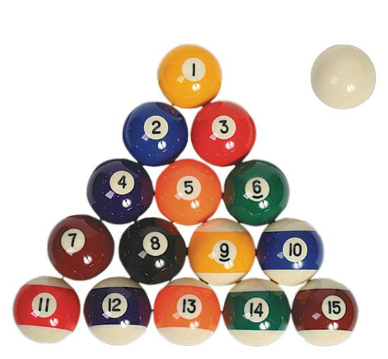
#> input picture 22.12.06_openCV/images/Billiards.png, 388 x 359 px
$ python opencv27_masking_dilation.py
#> lines starting #> are read from the running program, lines starting #| are printed output that depends on the picture; after the words box and inside, x2 and y2 are one past the last pixel; in counts of white or black regions, pixels touching at a corner belong together
import cv2
import numpy as np
from utils import image_show
import matplotlib.pyplot as plt

img_gray = cv2.imread('./images/Billiards.png', cv2.IMREAD_GRAYSCALE)
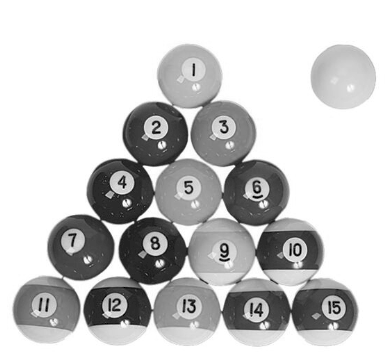
#> img_gray: shape (359, 388); min 0, max 255, mean 202.7
_, mask = cv2.threshold(img_gray, 230, 255, cv2.THRESH_BINARY_INV)
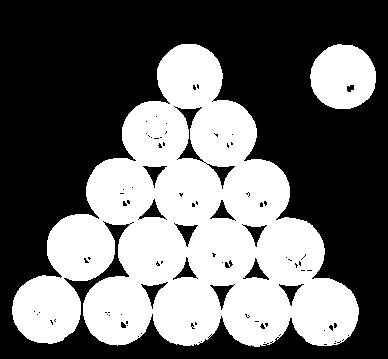
#> mask: shape (359, 388); 41.4% white; 2 white regions, box (x1, y1, x2, y2) and area: (12, 44, 359, 347) 54277, (310, 44, 376, 109) 3343

# 3X3 Kernels
kernel = np.ones((5,5), np.uint8) # uint8 부호 없는 정수
# 결과값
# [[1 1 1]
#  [1 1 1]
#  [1 1 1]]

dilation = cv2.dilate(mask, kernel)
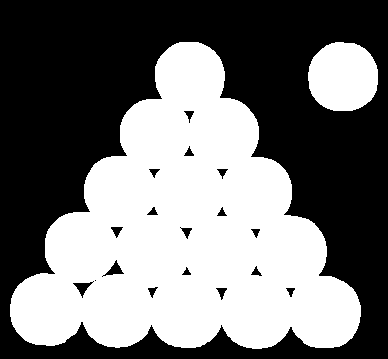
#> dilation: shape (359, 388); 46.4% white; 2 white regions, box (x1, y1, x2, y2) and area: (10, 42, 361, 349) 60759, (308, 42, 378, 111) 3921
titles = ['image','mask','dilation']
images = [img_gray,mask,dilation]

for i in range(3):
    plt.subplot(1,3,i+1)
    plt.title(titles[i])
    plt.imshow(images[i], 'gray')
    plt.xticks([])
    plt.yticks([])
plt.show()
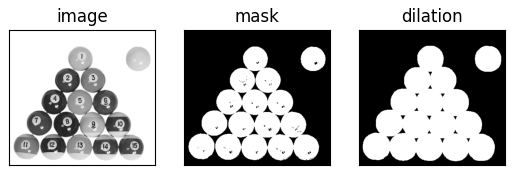
#> figure drawn by matplotlib, 3 panels

$ run again, with 22.12.06_openCV/images/capybara.png copied over 22.12.06_openCV/images/Billiards.png
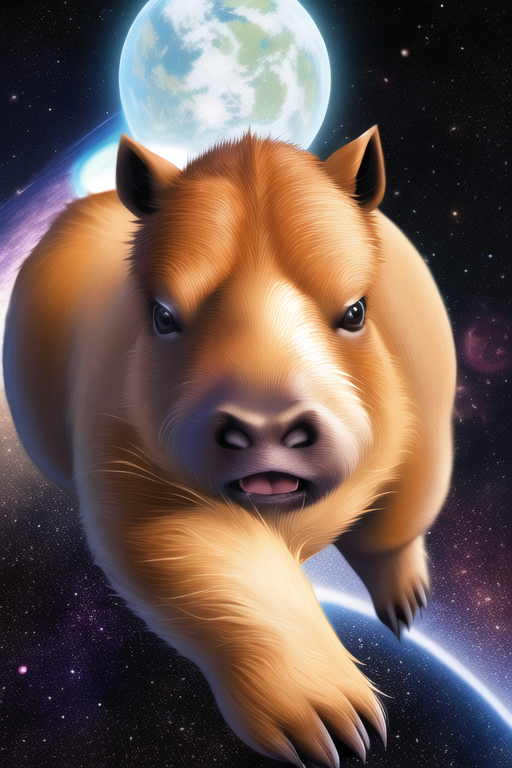
#> input picture 22.12.06_openCV/images/capybara.png, 512 x 768 px
#> `_, mask = cv2.threshold(img_gray, 230, 255, cv2.THRESH_BINARY_INV)`:
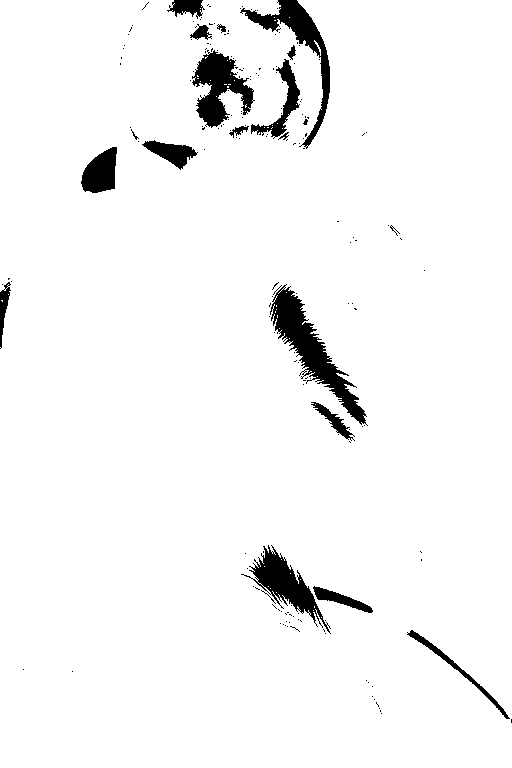
#> mask: shape (768, 512); 95.8% white; 184 black regions (165 under 20 px), largest, box (x1, y1, x2, y2) and area: (270, 284, 368, 426) 3489, (192, 50, 255, 128) 2371, (240, 0, 330, 149) 2341
#> dilation: shape (768, 512); 98% white; 31 black regions (14 under 20 px), largest, box (x1, y1, x2, y2) and area: (277, 293, 362, 420) 1962, (257, 555, 313, 608) 1188, (198, 55, 232, 124) 1178
#> `plt.show()`:
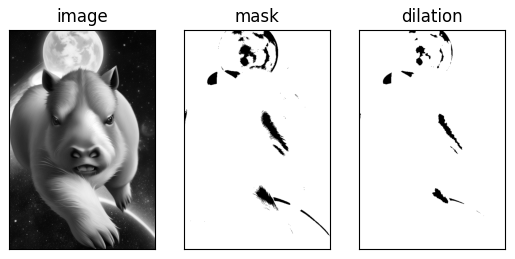
#> figure drawn by matplotlib, 3 panels

$ run again, with 22.12.06_openCV/images/test01.png copied over 22.12.06_openCV/images/Billiards.png
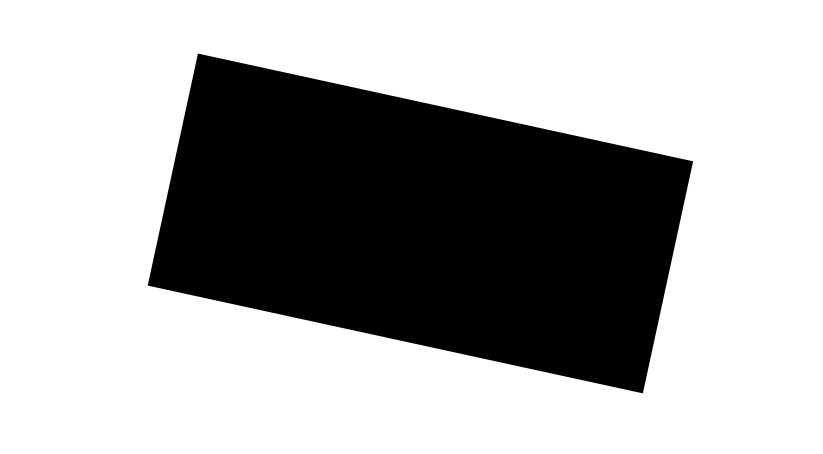
#> input picture 22.12.06_openCV/images/test01.png, 823 x 454 px
#> img_gray is the input picture: shape (454, 823); min 0, max 255, mean 172.9
#> `_, mask = cv2.threshold(img_gray, 230, 255, cv2.THRESH_BINARY_INV)`:
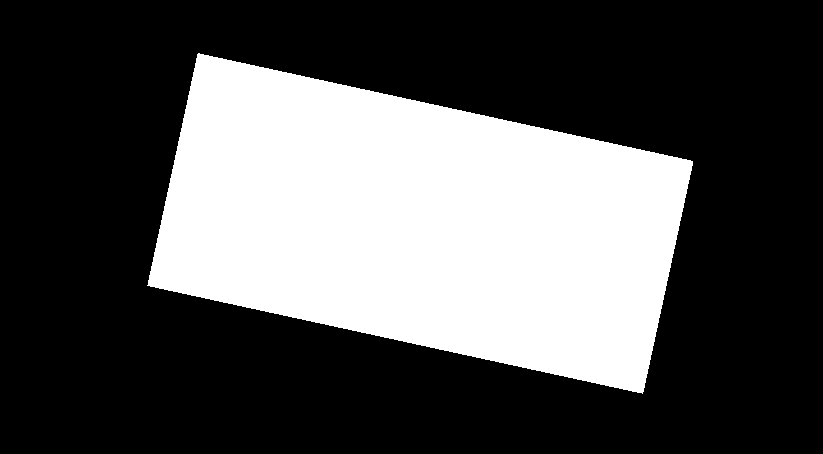
#> mask: shape (454, 823); 32.4% white; 1 white region, box (x1, y1, x2, y2) and area: (147, 53, 693, 394) 120913
#> dilation: shape (454, 823); 33.3% white; 1 white region, box (x1, y1, x2, y2) and area: (145, 51, 695, 396) 124477
#> `plt.show()`:
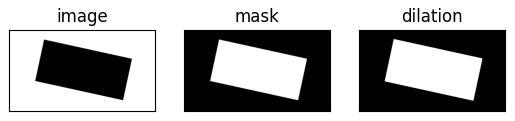
#> figure drawn by matplotlib, 3 panels
